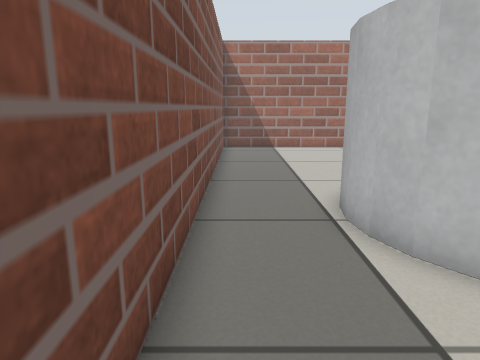
View 1 (above)

16 first-person views from a walk through a robot-simulator world made for Gazebo. The camera is 0.59 m above the floor, tilts 12° down and sees 70° across. The floor is counted in squares, 0.25 m on a side. Each view is taken from the middle of a square. On the plan, view 1 faces up. The plan holds only what a view shows up to about 20 squares ahead; the rest is blank.

View 2
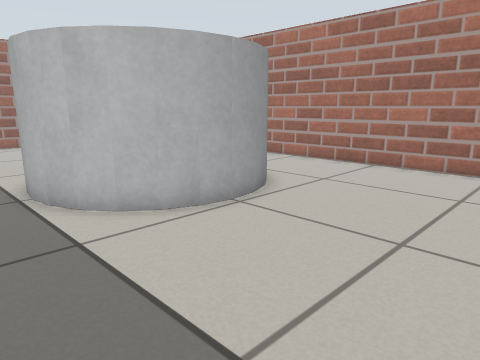

View 3
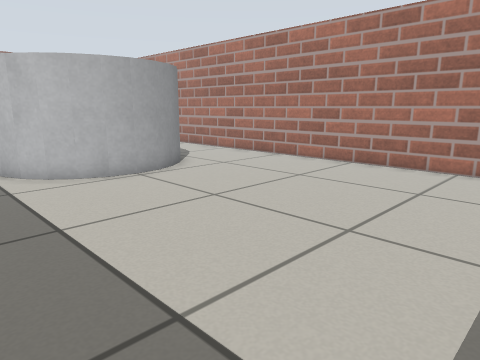

View 4
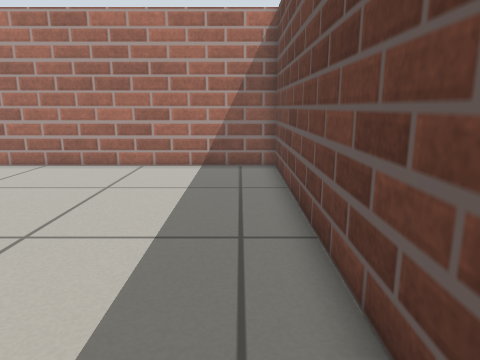

View 5
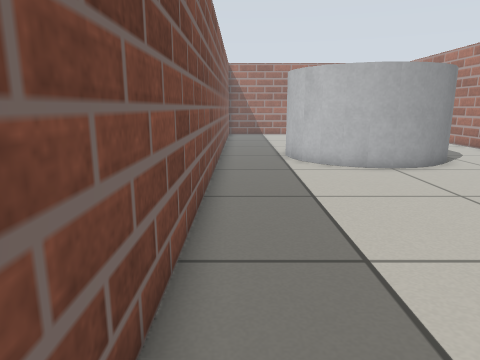

View 6
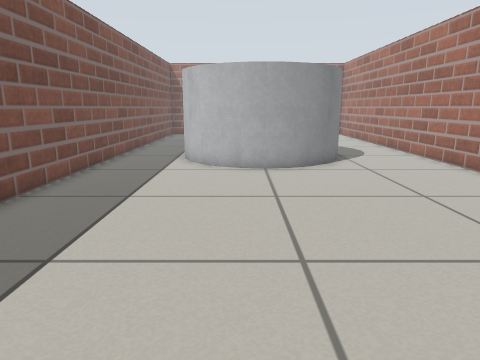

View 7
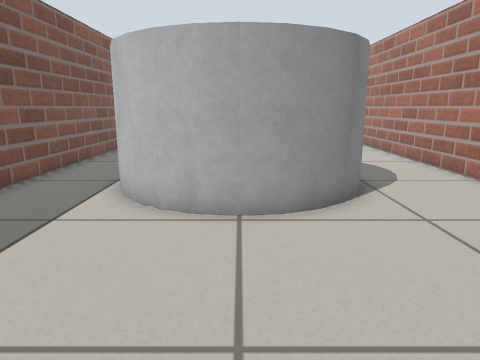

View 8
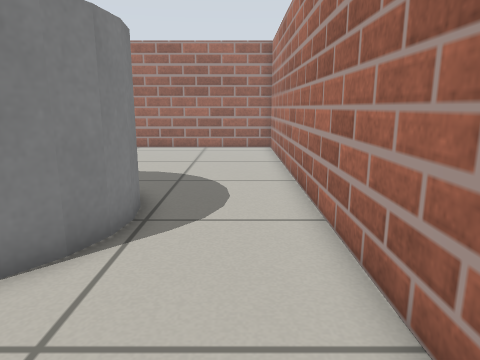

View 9
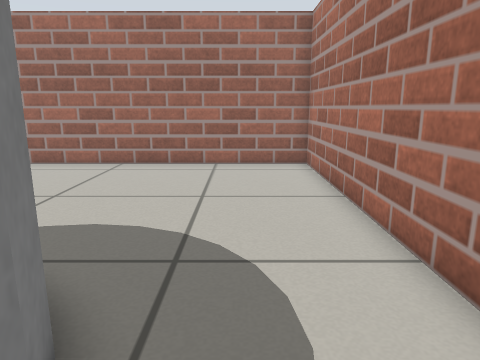

View 10
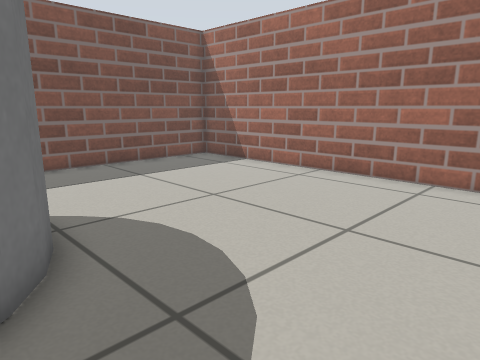

View 11
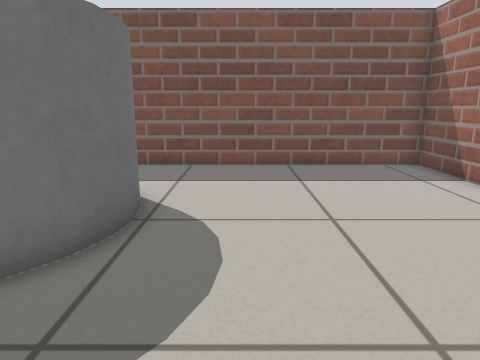

View 12
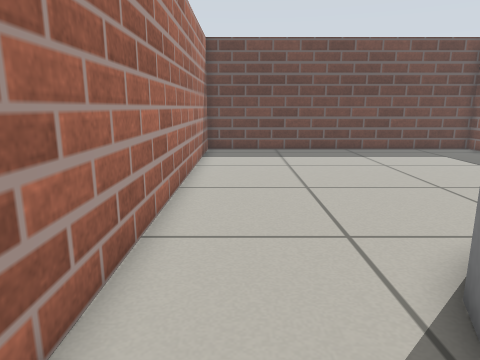

View 13
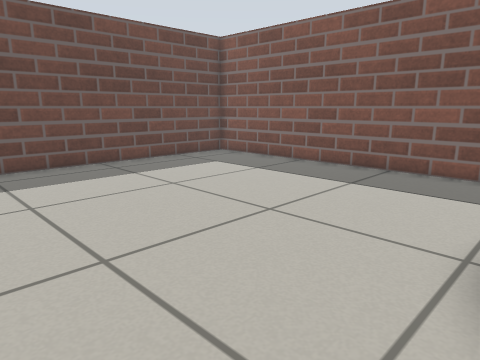

View 14
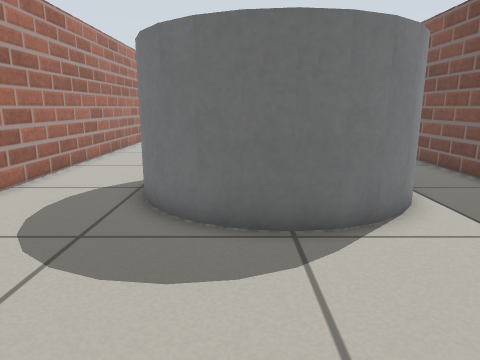

View 15
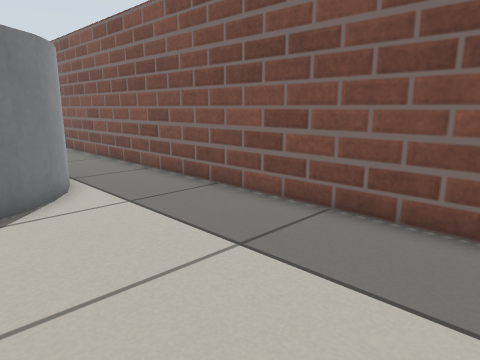

View 16
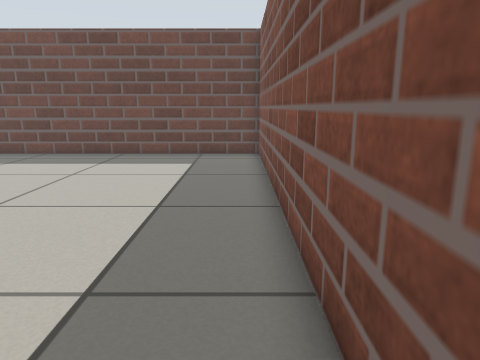

### Floor plan
Key: @ floor where view 1 was taken; # wall or solid block; . floor; C grey cylinder.
Columns run from 1 left of view 1 to 14 right of it. Each row starts with its distance up from view 1.
 20 ################
 19 #..............#
 18 #..............#
 17 #..............#
 16 #..............#
 15 #..............#
 14 #..............#
 13 #..............#
 12 #..............#
 11 #......C.......#
 10 #....CC CC.....#
  9 #...C     C....#
  8 #...C     C....#
  7 #..C       C...#
  6 #...C     C....#
  5 #...C     C....#
  4 #....CC CC.....#
  3 #......C.......#
  2 #..............#
  1 #..............#
  0 #@.............#
 -1 #..............#
 -2 #..............#
 -3 #..............#
 -4 #..............#
 -5 #..............#
 -6 #..............#
 -7 #..............#
 -8 #..............#
 -9 #..............#
-10 #..............#
-11 ################

Positions as (right, up) in squares from view 1, and headings:
1: (0, 0), facing up
2: (0, -3), facing up-right
3: (0, -8), facing up-right
4: (0, -9), facing right
5: (0, -10), facing up
6: (5, -10), facing up
7: (6, -4), facing up
8: (12, 0), facing up
9: (11, 6), facing up
10: (13, 9), facing up-left
11: (13, 13), facing left
12: (12, 9), facing down
13: (12, 4), facing down-left
14: (7, 17), facing down
15: (6, 19), facing down-left
16: (0, 7), facing down
